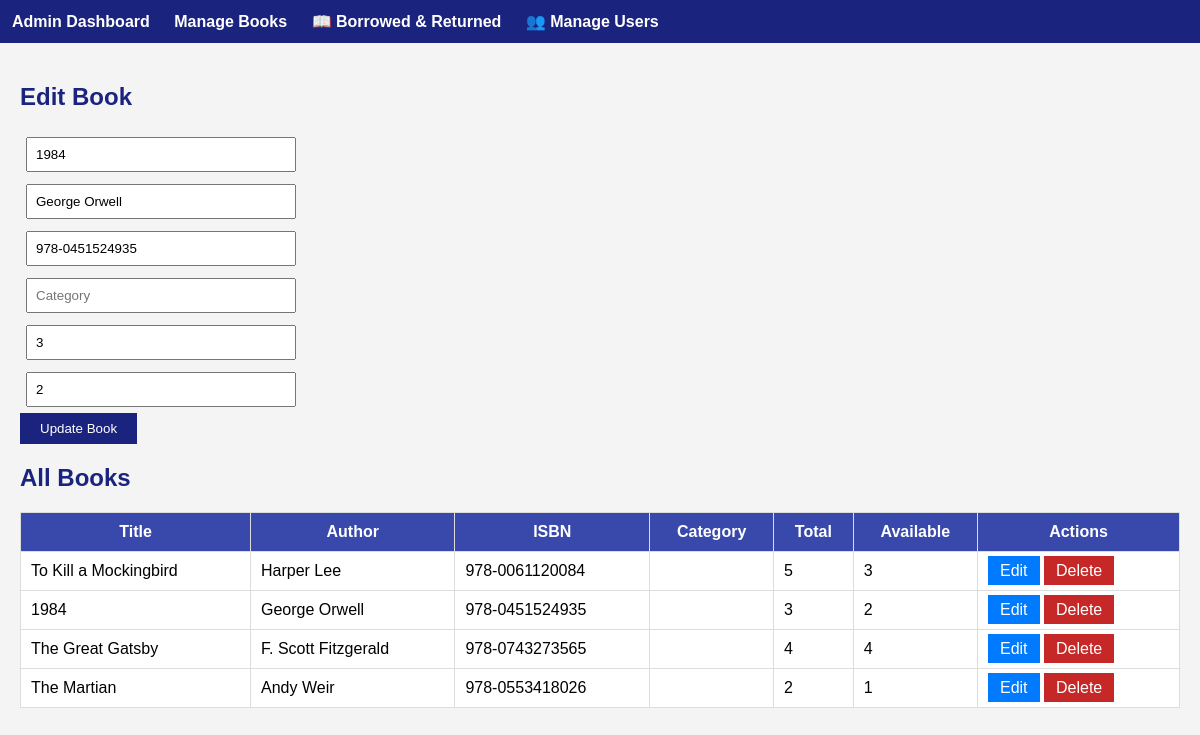
The app's page /admin/manage_books.php?edit=2 with its own data.
### tables this page shows
CREATE TABLE Books (
    BookID INT AUTO_INCREMENT PRIMARY KEY,
    ISBN VARCHAR(20) UNIQUE NOT NULL,
    Title VARCHAR(200) NOT NULL,
    Author VARCHAR(100) NOT NULL,
    Publisher VARCHAR(100),
    PublicationYear INT,
    CategoryID INT,
    TotalCopies INT NOT NULL DEFAULT 1,
    AvailableCopies INT NOT NULL DEFAULT 1,
    ShelfLocation VARCHAR(20),
    Description TEXT,
    CoverImage VARCHAR(255),
    AddedBy INT,  
    DateAdded TIMESTAMP DEFAULT CURRENT_TIMESTAMP,
    FOREIGN KEY (CategoryID) REFERENCES Categories(CategoryID) ON DELETE SET NULL,
    FOREIGN KEY (AddedBy) REFERENCES Users(UserID) ON DELETE SET NULL,
    INDEX idx_title (Title),
    INDEX idx_author (Author),
    INDEX idx_isbn (ISBN),
    FULLTEXT INDEX ft_search (Title, Author, Description)
);

### admin/manage_books.php (the view, shortened to what this page needs)
<?php
$host = "localhost";
$user = "root";
$password = "";
$dbname = "librarydb";
$conn = new mysqli($host, $user, $password, $dbname);
$books = $conn->query("SELECT * FROM Books");
$editBook = null;
if (isset($_GET['edit'])) {
    $id = $_GET['edit'];
    $result = $conn->query("SELECT * FROM Books WHERE BookID=$id");
    $editBook = $result->fetch_assoc();
}
?>
<!DOCTYPE html>
<html>
<head>
</head>
<body>
<div class="nav">
    <a href="admindashboard.php">Admin Dashboard</a>
    <a href="manage_books.php">Manage Books</a>
    <a href="borrowed_books.php">📖 Borrowed & Returned</a>
    <a href="manage_users.php">👥 Manage Users</a>
</div>
<div class="container">
    <h2><?php echo $editBook ? 'Edit Book' : 'Add New Book'; ?></h2>
    <form method="post">
        <input type="text" name="title" placeholder="Title" required value="<?php echo $editBook['Title'] ?? ''; ?>"><br>
        <input type="text" name="author" placeholder="Author" value="<?php echo $editBook['Author'] ?? ''; ?>"><br>
        <input type="text" name="isbn" placeholder="ISBN" value="<?php echo $editBook['ISBN'] ?? ''; ?>"><br>
        <input type="text" name="category" placeholder="Category" value="<?php echo $editBook['Category'] ?? ''; ?>"><br>
        <input type="number" name="total" placeholder="Total Copies" required value="<?php echo $editBook['TotalCopies'] ?? ''; ?>"><br>
        <input type="number" name="available" placeholder="Available Copies" required value="<?php echo $editBook['AvailableCopies'] ?? ''; ?>"><br>
        <button type="submit" name="<?php echo $editBook ? 'update' : 'add'; ?>">
            <?php echo $editBook ? 'Update Book' : 'Add Book'; ?>
        </button>
    </form>
    <h2>All Books</h2>
    <table>
        <tr>
            <th>Title</th><th>Author</th><th>ISBN</th><th>Category</th><th>Total</th><th>Available</th><th>Actions</th>
        </tr>
        <?php while ($row = $books->fetch_assoc()) { ?>
            <tr>
                <td><?php echo htmlspecialchars($row['Title']); ?></td>
                <td><?php echo htmlspecialchars($row['Author']); ?></td>
                <td><?php echo htmlspecialchars($row['ISBN']); ?></td>
                <td><?php echo htmlspecialchars($row['Category']); ?></td>
                <td><?php echo $row['TotalCopies']; ?></td>
                <td><?php echo $row['AvailableCopies']; ?></td>
                <td>
                    <a href="?edit=<?php echo $row['BookID']; ?>" class="edit-btn">Edit</a>
                    <a href="?delete=<?php echo $row['BookID']; ?>" class="delete-btn" onclick="return confirm('Delete this book?');">Delete</a>
                </td>
            </tr>
        <?php } ?>
    </table>
</div>
</body>
</html>

### admin/manage_books.php (style rules this page uses)
body { font-family: Arial; background: #f4f4f4; margin: 0; padding: 0; }
.nav { background: #1a237e; padding: 12px; }
.nav a { color: white; margin-right: 20px; text-decoration: none; font-weight: bold; }
.container { padding: 20px; }
form input, select { padding: 8px; margin: 6px; width: 250px; }
form button { padding: 8px 20px; background: #1a237e; color: white; border: none; cursor: pointer; }
table { margin-top: 20px; width: 100%; border-collapse: collapse; background: white; }
th, td { border: 1px solid #ddd; padding: 10px; }
th { background: #3949ab; color: white; }
.edit-btn, .delete-btn { padding: 6px 12px; color: white; text-decoration: none; }
.edit-btn { background: #007bff; }
.delete-btn { background: #c62828; }
h2 { color: #1a237e; }

### records on screen
books: title "1984", author "George Orwell", isbn "978-0451524935", total "3", available "2", Title "1984", Author "George Orwell", ISBN "978-0451524935", TotalCopies "3", AvailableCopies "2"
books: Title "To Kill a Mockingbird", Author "Harper Lee", ISBN "978-0061120084", TotalCopies "5", AvailableCopies "3"
books: Title "The Great Gatsby", Author "F. Scott Fitzgerald", ISBN "978-0743273565", TotalCopies "4", AvailableCopies "4"
books: Title "The Martian", Author "Andy Weir", ISBN "978-0553418026", TotalCopies "2", AvailableCopies "1"
